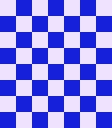

Tiled map render using the project's own tile images. Description and the whole map definition, tile-layer contents included, below:
An orthogonal 7x8 tile map with 16x16 px tiles, 1 tile layer (Tile Layer 1).

<map version="1.10" tiledversion="1.11.2" orientation="orthogonal" renderorder="right-down" width="7" height="8" tilewidth="16" tileheight="16" infinite="0" nextlayerid="2" nextobjectid="1">
 <tileset firstgid="1" source="../tiles/tileset.tsx" />
 <layer id="1" name="Tile Layer 1" width="7" height="8">
  <data encoding="csv">
1,2,1,2,1,2,1,
2,1,2,1,2,1,2,
1,2,1,2,1,2,1,
2,1,2,1,2,1,2,
1,2,1,2,1,2,1,
2,1,2,1,2,1,2,
1,2,1,2,1,2,1,
2,1,2,1,2,1,2
</data>
 </layer>
</map>